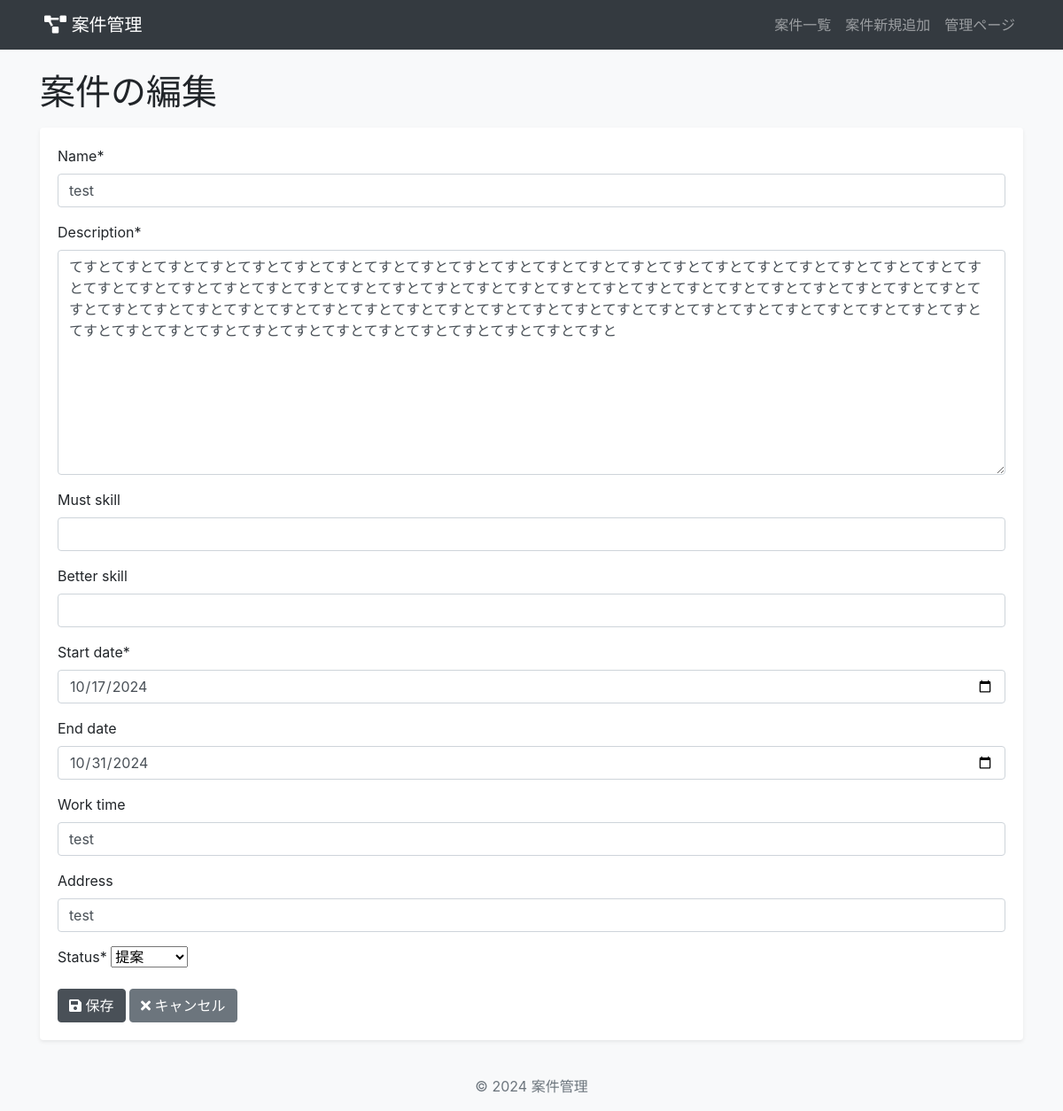
/project/3/edit/, run on the app's committed database.
### projects/models.py (models this page shows, shortened)
class Project(models.Model):
    name = models.CharField(max_length=200)  # プロジェクト名
    description = models.TextField()  # プロジェクトの説明
    must_skill = models.CharField(max_length=200, null=True, blank=True)  # 必須スキル（オプション）
    better_skill = models.CharField(max_length=200, null=True, blank=True)  # 尚可スキル（オプション）
    start_date = models.DateField()  # プロジェクト開始日
    end_date = models.DateField(null=True, blank=True)  # プロジェクト終了日（オプション）
    work_time = models.CharField(max_length=200, null=True, blank=True)  # 勤務時間（オプション）
    address = models.CharField(max_length=200, null=True, blank=True)  # 勤務場所
    status = models.CharField(max_length=20, choices=[  # プロジェクトの状態
        ('proposal', '提案'),
        ('ongoing', '進行中'),
        ('interview', '面談'),
        ('waiting', '結果待ち'),
        ('join', '確定'),
    ], default='proposal')
    content_match = models.IntegerField(
        validators=[MinValueValidator(1), MaxValueValidator(5)],
        null=True,
        blank=True,
        verbose_name="業務内容合致度"
    )
    environment_match = models.IntegerField(
        validators=[MinValueValidator(1), MaxValueValidator(5)],
        null=True,
        blank=True,
        verbose_name="就業環境合致度"
    )

### projects/views.py (the view)
# urls.py: path('<int:pk>/edit/', views.ProjectUpdateView.as_view(), name='project_update'),
class ProjectUpdateView(UpdateView):
    model = Project
    form_class = ProjectForm
    template_name = 'projects/project_form.html'
    success_url = reverse_lazy('project_list')

### projects/forms.py
class ProjectForm(forms.ModelForm):
    class Meta:
        model = Project
        fields = [
            'name',
            'description',
            'must_skill',
            'better_skill',
            'start_date',
            'end_date',
            'work_time',
            'address',
            'status'
            ]
        widgets = {
            'start_date': forms.DateInput(attrs={'type': 'date'}),
            'end_date': forms.DateInput(attrs={'type': 'date'}),
        }
    def __init__(self, *args, **kwargs):
        super().__init__(*args, **kwargs)
        if not self.instance.pk:  # 新規作成の場合
            self.fields['status'].initial = 'proposal'

### projects/templates/projects/project_form.html (shortened to what this page needs)
{% extends 'base.html' %}
{% load crispy_forms_tags %}
{% block content %}
  <h1 class="mb-3">{% if form.instance.pk %}案件の編集{% else %}新規案件の追加{% endif %}</h1>
  <div class="card">
    <div class="card-body">
      <form method="post">
        {{ form|crispy }}
        <button type="submit" class="btn btn-primary">
          <i class="fas fa-save"></i> 保存
        </button>
        <a href="{% url 'project_list' %}" class="btn btn-secondary">
          <i class="fas fa-times"></i> キャンセル
        </a>
      </form>
    </div>
  </div>
{% endblock %}

### templates/base.html (style rules this page uses)
body { display: flex; min-height: 100vh; flex-direction: column; background-color: #f8f9fa; }
.btn-primary { background-color: #495057; border-color: #495057; }
.card { border: none; box-shadow: 0 0.125rem 0.25rem rgba(0, 0, 0, 0.075); }

### data on the page
Project: name "test", description "てすとてすとてすとてすとてすとてすとてすとてすとてすとてすとてすとてすとてすとてすとてすとてすとてすとてすとてすとてすとてすとてすとてすとてすとてすとてすとてすとてすとてすとてすとてすとてすとてすとてすとてすとてすとてすとてすとてすとてすとてすとてすとてすとてすとてすとてすとてすとてすとてすとてすとてすとてすとてすとてすとてすとてすとてすとてすとてすとてすとてすとてすとてすとてすとてすとてすとてすとてすとてすとてすとてすとてすとてすとてすとてすとてすとてすとてすと", start_date "10/17/2024", end_date "10/31/2024", work_time "test", address "test", status "提案"
